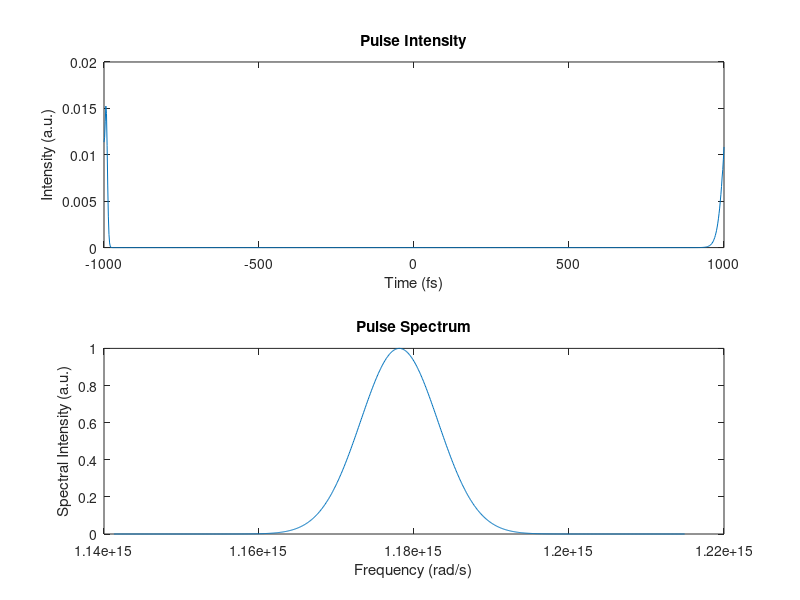

Write the MATLAB code that produced this figure.
lambda0 = 1600e-9;  % Center wavelength (m)
tau0 = 200e-15;    % Initial pulse duration (s)
c = 3e8;           % Speed of light (m/s)
GDD = -1e-30*1e5;   % Group Delay Dispersion (s^2)
TOD = 1e-45*1e7;    % Third Order Dispersion (s^3)

omega0 = 2*pi*c/lambda0;
domega = 2*pi*c/(lambda0^2) * 100e-9;  % Bandwidth (adjust as needed)

omega = linspace(omega0-domega/2, omega0+domega/2, 1000);
phi = 0.5*GDD*(omega-omega0).^2 + (1/6)*TOD*(omega-omega0).^3;
E0 = exp(-(omega-omega0).^2 * (tau0^2/4));
E = E0 .* exp(1i*phi);

t = linspace(-5*tau0, 5*tau0, 1000);
Et = ifft(ifftshift(E));

intensity = abs(Et).^2;
[~, idx] = max(intensity);
half_max = max(intensity)/2;
left_idx = find(intensity(1:idx) <= half_max, 1, 'last');
right_idx = idx + find(intensity(idx:end) <= half_max, 1, 'first') - 1;
pulse_duration = t(right_idx) - t(left_idx);

fprintf('Pulse duration (FWHM): %.2f fs\n', pulse_duration*1e15);

figure;
subplot(2,1,1);
plot(t*1e15, abs(Et).^2);
xlabel('Time (fs)');
ylabel('Intensity (a.u.)');
title('Pulse Intensity');

subplot(2,1,2);
plot(omega, abs(E).^2);
xlabel('Frequency (rad/s)');
ylabel('Spectral Intensity (a.u.)');
title('Pulse Spectrum');
